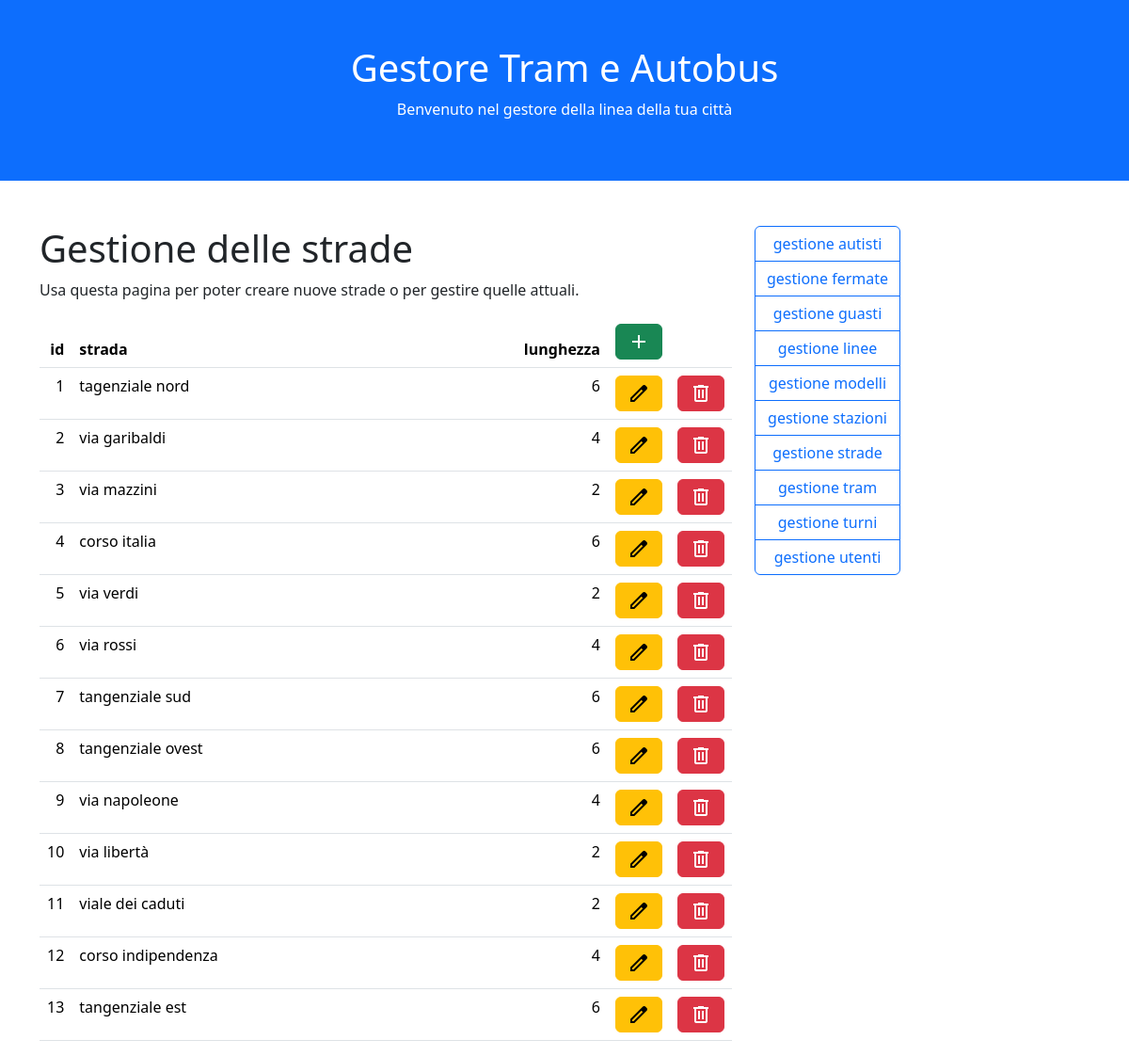
/Tram/strade.php, run on the app's committed database.
### tables this page shows
CREATE TABLE strade (
    idstrada integer primary key autoincrement,
    strada text,
    lunghezza int
);

### Tram/funzioni.php (the view, shortened to what this page needs)
<?php
	function EseguiDB($sql, $salva = false){
		$dbcon = new SQLite3(NOMEDB);
			$dati = $dbcon->query($sql);
		return $dati;
	}
	function DisegnaTabella($sql, $chiave){
		$dati = EseguiDB($sql);
		$righe = [];
		while($riga = $dati->fetchArray(SQLITE3_ASSOC)){
			$nuova = [];
				$nuova[] = "<tr>";
					foreach($riga as $campo => $valore){
						$nuova[] = "<td align='".(is_numeric($valore) ? "right" : "left")."'>
										".$valore."
									</td>";
					}
					$nuova[] = "<td><a href='?azione=modifica&id=".$riga[$chiave]."' class='btn btn-warning material-symbols-outlined'>edit</a></td>";
					$nuova[] = "<td><a href='?azione=cancella&id=".$riga[$chiave]."' class='btn btn-danger material-symbols-outlined'>delete</a></td>";
				$nuova[] = "</tr>";
			$righe[] = implode("", $nuova);
		}
		$dati->reset();
		$riga = $dati->fetchArray(SQLITE3_ASSOC);
		$colonne = [];
			foreach($riga as $campo => $valore){
				$colonne[] = "<th ".(is_numeric($valore) ? "class='text-end' width='1%'" : "").">
								".$campo."
							</th>";
			}
			$colonne[] = "<th width='1%'><a href='?azione=inserisci' class='btn btn-success material-symbols-outlined'>add</a></th>";
			$colonne[] = "<th width='1%'></th>";
		echo "<table class='table table-hover'>
				<thead><tr>".implode("", $colonne)."</tr></thead>
				<tbody>".implode("", $righe)."</tbody>
			</table>";
	}

### data on the page
strade: idstrada "1 tagenziale nord 6"
strade: idstrada "2 via garibaldi 4"
strade: idstrada "3 via mazzini 2"
strade: idstrada "4 corso italia 6"
strade: idstrada "5 via verdi 2"
strade: idstrada "6 via rossi 4"
strade: idstrada "7 tangenziale sud 6"
strade: idstrada "8 tangenziale ovest 6"
strade: idstrada "9 via napoleone 4"
strade: idstrada "10 via libertà 2"
strade: idstrada "11 viale dei caduti 2"
strade: idstrada "12 corso indipendenza 4"
strade: idstrada "13 tangenziale est 6"

### other printed values
$campo "id strada lunghezza"
$pezzi[0] "autisti"
$pezzi[0] "fermate"
$pezzi[0] "guasti"
$pezzi[0] "linee"
$pezzi[0] "modelli"
$pezzi[0] "stazioni"
$pezzi[0] "strade"
$pezzi[0] "tram"
$pezzi[0] "turni"
$pezzi[0] "utenti"
